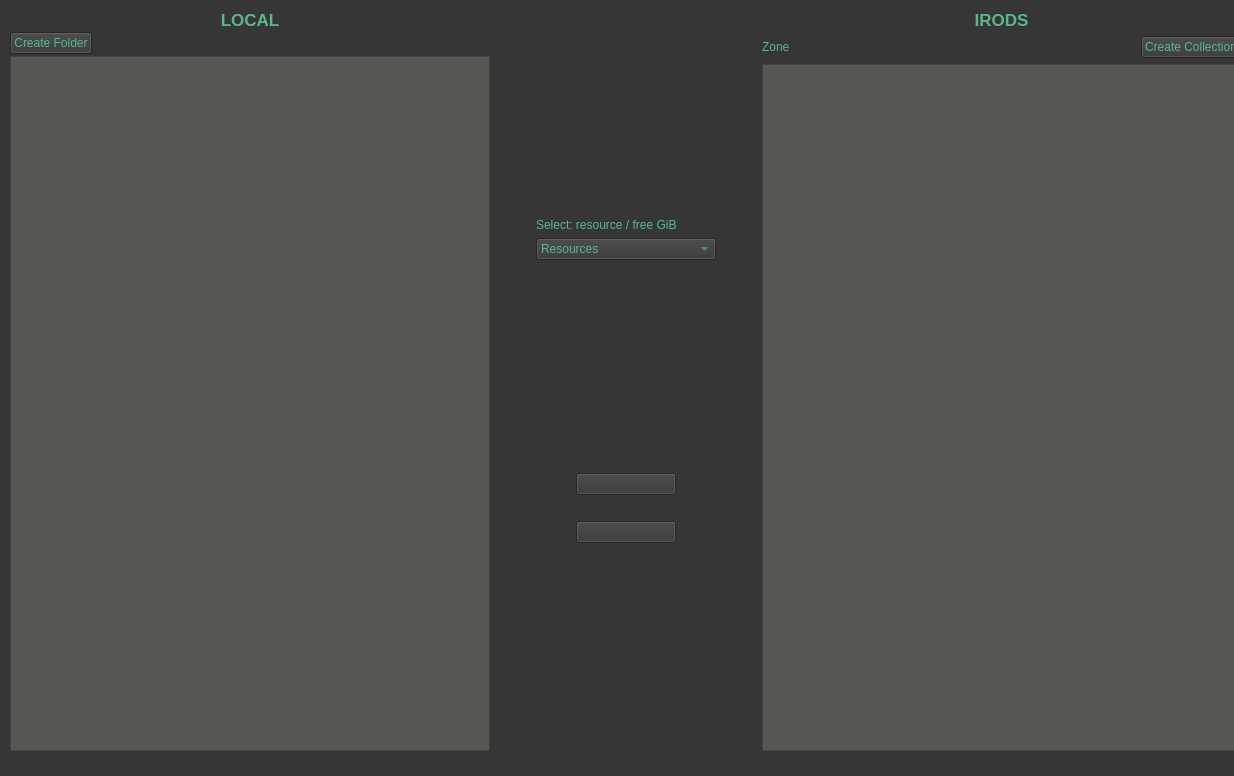
<?xml version="1.0" encoding="UTF-8"?>
<ui version="4.0">
 <class>Form</class>
 <widget class="QWidget" name="Form">
  <property name="geometry">
   <rect>
    <x>0</x>
    <y>0</y>
    <width>1234</width>
    <height>776</height>
   </rect>
  </property>
  <property name="windowTitle">
   <string>Form</string>
  </property>
  <property name="styleSheet">
   <string notr="true">QWidget
{
	color: rgb(86, 184, 139);
	background-color: rgb(54, 54, 54);
	selection-background-color: rgb(58, 152, 112);
}

QGroupBox
{
	background-color: rgb(85, 87, 83);
}

QTreeView
{
	background-color: rgb(85, 87, 83);
}


QPushButton#ContUplBut
{
	image : url(icons/nosync.png) stretch stretch;
}

QRadioButton#uplAllRB, QRadioButton#uplMetaRB, QRadioButton#uplF500RB, QCheckBox#rLocalcopyCB, QCheckBox#saveSettings
{
	background-color: rgb(85, 87, 83);
}
QLabel#errorLabel
{
	color: rgb(217, 174, 23);
}</string>
  </property>
  <widget class="QWidget" name="layoutWidget">
   <property name="geometry">
    <rect>
     <x>10</x>
     <y>10</y>
     <width>1231</width>
     <height>771</height>
    </rect>
   </property>
   <layout class="QVBoxLayout" name="verticalLayout_11" stretch="2,0,0">
    <property name="sizeConstraint">
     <enum>QLayout::SetDefaultConstraint</enum>
    </property>
    <item>
     <layout class="QHBoxLayout" name="horizontalLayout_5" stretch="1,0,0,0,1">
      <item>
       <layout class="QVBoxLayout" name="verticalLayout_5" stretch="0,0,1">
        <property name="spacing">
         <number>2</number>
        </property>
        <property name="sizeConstraint">
         <enum>QLayout::SetDefaultConstraint</enum>
        </property>
        <item>
         <widget class="QLabel" name="label_19">
          <property name="sizePolicy">
           <sizepolicy hsizetype="Minimum" vsizetype="Minimum">
            <horstretch>0</horstretch>
            <verstretch>0</verstretch>
           </sizepolicy>
          </property>
          <property name="font">
           <font>
            <pointsize>13</pointsize>
            <bold>true</bold>
           </font>
          </property>
          <property name="text">
           <string>LOCAL</string>
          </property>
          <property name="alignment">
           <set>Qt::AlignCenter</set>
          </property>
         </widget>
        </item>
        <item>
         <layout class="QHBoxLayout" name="horizontalLayout_13">
          <item>
           <widget class="QPushButton" name="createFolderButton">
            <property name="text">
             <string>Create Folder</string>
            </property>
           </widget>
          </item>
          <item>
           <spacer name="horizontalSpacer_9">
            <property name="orientation">
             <enum>Qt::Horizontal</enum>
            </property>
            <property name="sizeHint" stdset="0">
             <size>
              <width>40</width>
              <height>20</height>
             </size>
            </property>
           </spacer>
          </item>
         </layout>
        </item>
        <item>
         <widget class="QTreeView" name="localFsTreeView">
          <property name="sizePolicy">
           <sizepolicy hsizetype="Preferred" vsizetype="Preferred">
            <horstretch>0</horstretch>
            <verstretch>0</verstretch>
           </sizepolicy>
          </property>
          <property name="styleSheet">
           <string notr="true"/>
          </property>
          <property name="sizeAdjustPolicy">
           <enum>QAbstractScrollArea::AdjustIgnored</enum>
          </property>
          <property name="editTriggers">
           <set>QAbstractItemView::NoEditTriggers</set>
          </property>
          <property name="selectionMode">
           <enum>QAbstractItemView::SingleSelection</enum>
          </property>
          <property name="headerHidden">
           <bool>true</bool>
          </property>
         </widget>
        </item>
       </layout>
      </item>
      <item>
       <spacer name="horizontalSpacer_11">
        <property name="orientation">
         <enum>Qt::Horizontal</enum>
        </property>
        <property name="sizeHint" stdset="0">
         <size>
          <width>40</width>
          <height>20</height>
         </size>
        </property>
       </spacer>
      </item>
      <item>
       <layout class="QVBoxLayout" name="verticalLayout_15">
        <item>
         <spacer name="verticalSpacer_9">
          <property name="orientation">
           <enum>Qt::Vertical</enum>
          </property>
          <property name="sizeHint" stdset="0">
           <size>
            <width>20</width>
            <height>40</height>
           </size>
          </property>
         </spacer>
        </item>
        <item>
         <widget class="QLabel" name="label_2">
          <property name="text">
           <string>Select: resource / free GiB</string>
          </property>
         </widget>
        </item>
        <item>
         <widget class="QComboBox" name="resourceBox">
          <property name="layoutDirection">
           <enum>Qt::LeftToRight</enum>
          </property>
          <item>
           <property name="text">
            <string>Resources</string>
           </property>
          </item>
         </widget>
        </item>
        <item>
         <spacer name="verticalSpacer_21">
          <property name="orientation">
           <enum>Qt::Vertical</enum>
          </property>
          <property name="sizeType">
           <enum>QSizePolicy::Expanding</enum>
          </property>
          <property name="sizeHint" stdset="0">
           <size>
            <width>20</width>
            <height>40</height>
           </size>
          </property>
         </spacer>
        </item>
        <item>
         <layout class="QGridLayout" name="gridLayout_7">
          <item row="0" column="1">
           <widget class="QPushButton" name="UploadButton">
            <property name="minimumSize">
             <size>
              <width>100</width>
              <height>0</height>
             </size>
            </property>
            <property name="text">
             <string/>
            </property>
            <property name="icon">
             <iconset>
              <normaloff>../icons/arrow-right.png</normaloff>../icons/arrow-right.png</iconset>
            </property>
            <property name="iconSize">
             <size>
              <width>50</width>
              <height>50</height>
             </size>
            </property>
           </widget>
          </item>
          <item row="0" column="2">
           <spacer name="horizontalSpacer_3">
            <property name="orientation">
             <enum>Qt::Horizontal</enum>
            </property>
            <property name="sizeHint" stdset="0">
             <size>
              <width>40</width>
              <height>20</height>
             </size>
            </property>
           </spacer>
          </item>
          <item row="3" column="1">
           <widget class="QPushButton" name="DownloadButton">
            <property name="sizePolicy">
             <sizepolicy hsizetype="Minimum" vsizetype="Fixed">
              <horstretch>0</horstretch>
              <verstretch>0</verstretch>
             </sizepolicy>
            </property>
            <property name="minimumSize">
             <size>
              <width>100</width>
              <height>0</height>
             </size>
            </property>
            <property name="text">
             <string/>
            </property>
            <property name="icon">
             <iconset>
              <normaloff>../icons/arrow-left.png</normaloff>../icons/arrow-left.png</iconset>
            </property>
            <property name="iconSize">
             <size>
              <width>50</width>
              <height>50</height>
             </size>
            </property>
           </widget>
          </item>
          <item row="0" column="0">
           <spacer name="horizontalSpacer_12">
            <property name="orientation">
             <enum>Qt::Horizontal</enum>
            </property>
            <property name="sizeHint" stdset="0">
             <size>
              <width>40</width>
              <height>20</height>
             </size>
            </property>
           </spacer>
          </item>
          <item row="1" column="1">
           <spacer name="verticalSpacer_11">
            <property name="orientation">
             <enum>Qt::Vertical</enum>
            </property>
            <property name="sizeType">
             <enum>QSizePolicy::Maximum</enum>
            </property>
            <property name="sizeHint" stdset="0">
             <size>
              <width>20</width>
              <height>20</height>
             </size>
            </property>
           </spacer>
          </item>
         </layout>
        </item>
        <item>
         <spacer name="verticalSpacer_12">
          <property name="orientation">
           <enum>Qt::Vertical</enum>
          </property>
          <property name="sizeHint" stdset="0">
           <size>
            <width>20</width>
            <height>40</height>
           </size>
          </property>
         </spacer>
        </item>
       </layout>
      </item>
      <item>
       <spacer name="horizontalSpacer_13">
        <property name="orientation">
         <enum>Qt::Horizontal</enum>
        </property>
        <property name="sizeHint" stdset="0">
         <size>
          <width>40</width>
          <height>20</height>
         </size>
        </property>
       </spacer>
      </item>
      <item>
       <layout class="QVBoxLayout" name="verticalLayout_16" stretch="0,0,1">
        <item>
         <widget class="QLabel" name="label_20">
          <property name="sizePolicy">
           <sizepolicy hsizetype="Preferred" vsizetype="Minimum">
            <horstretch>0</horstretch>
            <verstretch>0</verstretch>
           </sizepolicy>
          </property>
          <property name="font">
           <font>
            <pointsize>13</pointsize>
            <bold>true</bold>
           </font>
          </property>
          <property name="text">
           <string>IRODS</string>
          </property>
          <property name="textFormat">
           <enum>Qt::PlainText</enum>
          </property>
          <property name="alignment">
           <set>Qt::AlignCenter</set>
          </property>
         </widget>
        </item>
        <item>
         <layout class="QHBoxLayout" name="horizontalLayout_15">
          <item>
           <widget class="QLabel" name="irodsZoneLabel">
            <property name="sizePolicy">
             <sizepolicy hsizetype="Expanding" vsizetype="Preferred">
              <horstretch>0</horstretch>
              <verstretch>0</verstretch>
             </sizepolicy>
            </property>
            <property name="text">
             <string>Zone</string>
            </property>
           </widget>
          </item>
          <item>
           <spacer name="horizontalSpacer_14">
            <property name="orientation">
             <enum>Qt::Horizontal</enum>
            </property>
            <property name="sizeHint" stdset="0">
             <size>
              <width>40</width>
              <height>20</height>
             </size>
            </property>
           </spacer>
          </item>
          <item>
           <widget class="QPushButton" name="createCollButton">
            <property name="text">
             <string>Create Collection</string>
            </property>
           </widget>
          </item>
         </layout>
        </item>
        <item>
         <widget class="QTreeView" name="irodsFsTreeView">
          <property name="sizePolicy">
           <sizepolicy hsizetype="Preferred" vsizetype="Preferred">
            <horstretch>0</horstretch>
            <verstretch>0</verstretch>
           </sizepolicy>
          </property>
          <property name="styleSheet">
           <string notr="true"/>
          </property>
          <property name="sizeAdjustPolicy">
           <enum>QAbstractScrollArea::AdjustToContents</enum>
          </property>
          <property name="editTriggers">
           <set>QAbstractItemView::NoEditTriggers</set>
          </property>
          <property name="selectionMode">
           <enum>QAbstractItemView::SingleSelection</enum>
          </property>
          <property name="headerHidden">
           <bool>true</bool>
          </property>
         </widget>
        </item>
       </layout>
      </item>
     </layout>
    </item>
    <item>
     <spacer name="verticalSpacer_13">
      <property name="orientation">
       <enum>Qt::Vertical</enum>
      </property>
      <property name="sizeType">
       <enum>QSizePolicy::Minimum</enum>
      </property>
      <property name="sizeHint" stdset="0">
       <size>
        <width>20</width>
        <height>10</height>
       </size>
      </property>
     </spacer>
    </item>
    <item>
     <widget class="QLabel" name="errorLabel">
      <property name="text">
       <string/>
      </property>
     </widget>
    </item>
   </layout>
  </widget>
 </widget>
 <resources/>
 <connections/>
</ui>
